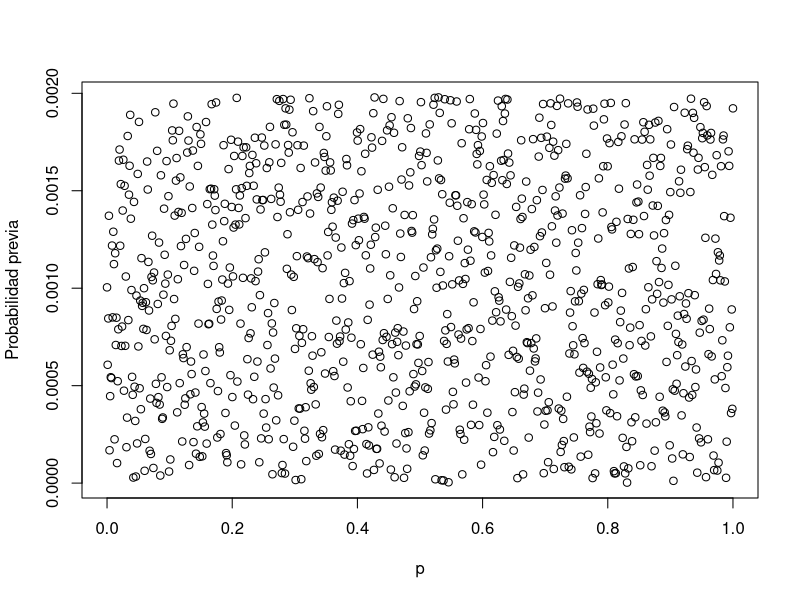
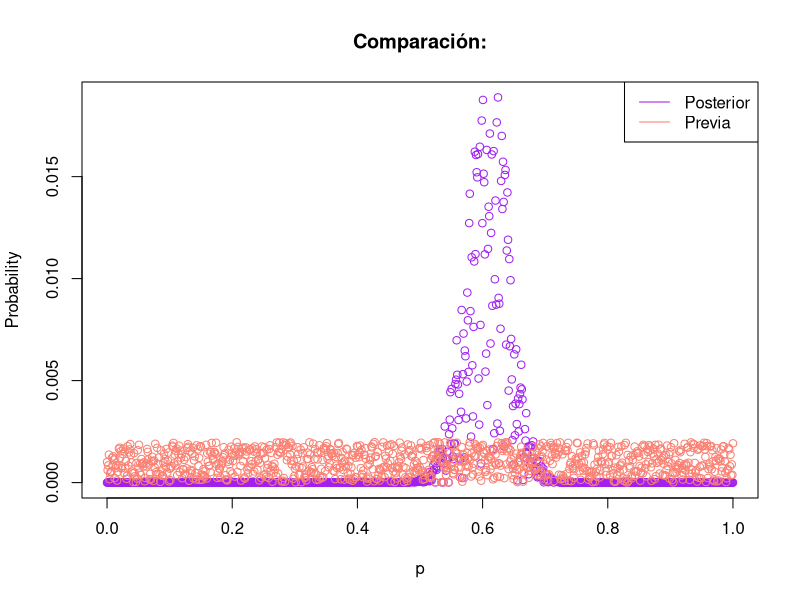
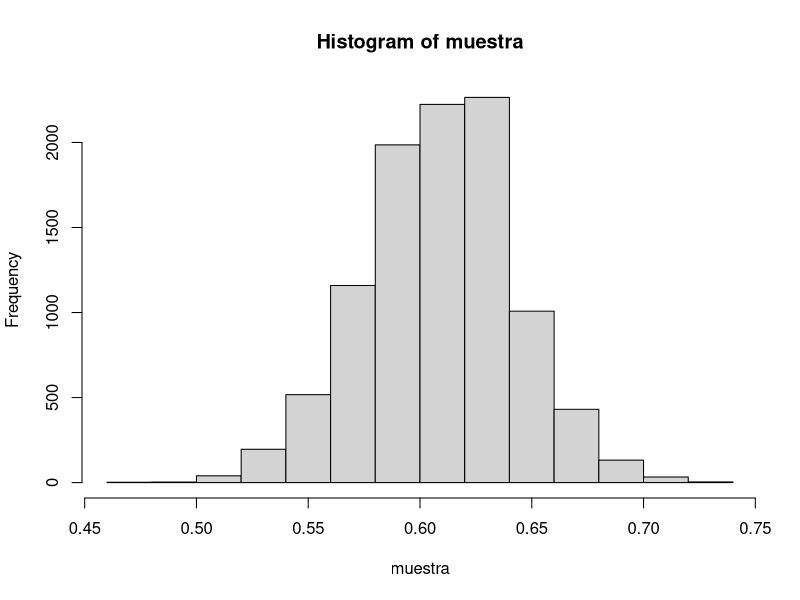

Reproduce these figures in R, in order.
## ---- chunk 1
library(tidyverse)
library(LearnBayes)
## ---- chunk 2
set.seed(10)
recien_n <- rbinom(n = 200,size = 1,prob = 111/200)
table(recien_n)
## ---- chunk 3
# Estableciendo distribucion previa
set.seed(10)
previa = runif(1000, min = 0, max = 1)
p = seq(0, 1, length.out = 1000)
previa.norn=previa/sum(previa)
# Grafico
plot(p,previa.norn, type = "p", ylab="Probabilidad previa")
## ---- chunk 4
# Calculo de la posterior 
s=122 # Exitos Ninos 
f=78 # N-Exitos Ninas
datos <- data.frame(p = p, previa = previa)
datos <- datos%>% mutate(likelihood = p^(s)*(1-p)^(f)) %>% mutate(posterior = likelihood*previa) %>%
  mutate(posterior = posterior/sum(posterior)) %>% mutate(previa = previa/sum(previa))
#round(datos,2)
## ---- chunk 5
# Primer conjunto de datos
plot(datos$p, datos$posterior, type="p", xlab = "p", ylab = "Probability", main = "Comparación:", col="purple")
# Segundo conjunto de datos
lines(datos$p, datos$previa, col = "salmon",type="p")
# Leyenda
legend("topright", legend = c("Posterior", "Previa"), col = c("purple", "salmon"), lty = 1)
## ---- chunk 6
datos$p[which.max(datos$posterior)]
## ---- chunk 7
set.seed(10)
muestra<- sample(datos$p,size = 10000,replace = T,prob = datos$posterior)
hist(muestra)
quan=quantile(muestra,probs = c(0.05,0.95))
#Interpretacion
cat("La probabilidad de que un recien nacido sea niño, va a estar entre:",round(quan[1],2),"y",round(quan[2],2),"con un 90% de probabilidad")
## ---- chunk 8
y <- rbinom(10000, 1, muestra)
prop = table(y)/10000
cat("La probabilidad posterior de que un recien nacido fuera de la muestra sea niño es de :",prop[2])
